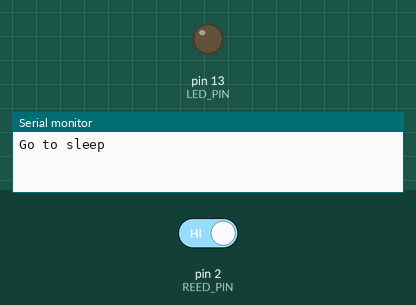
A program run on a simulated Arduino Uno, built with avr-gcc and run on an emulated ATmega328P. Parts: output pins drawn as LEDs (lit = HIGH), the last lines printed to the serial monitor. Inputs (shaded band) come from the test bench; at power-on: pin 2 (REED_PIN) HIGH. Sleep ends after the set time or at an interrupt.

Above: at 1.2 s.
1.3 s: pin 2 (REED_PIN) driven LOW
At 2.3 s:
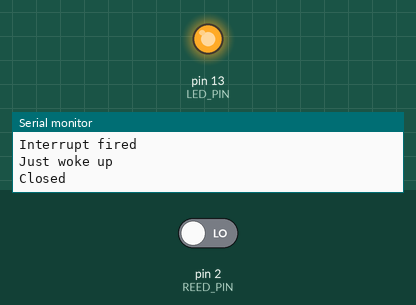
3.5 s: pin 2 (REED_PIN) driven HIGH
At 5.8 s:
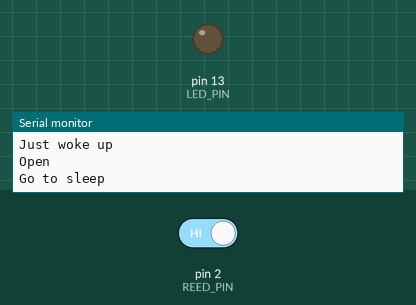
Timing chart, 0 to 7.3 s (numbered marks = the images above; inputs shaded):
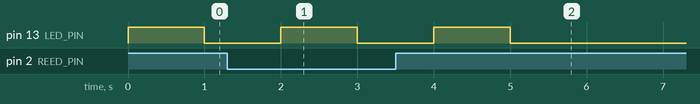

Measured:
- after the input at 1.3 s, pin 13 (LED_PIN): LOW → HIGH after 0.70 s, → LOW 1.0 s later
- after the input at 3.5 s, pin 13 (LED_PIN): LOW → HIGH after 0.50 s, → LOW 1.0 s later

The program:

main.cpp
```cpp
#include <Arduino.h>
#include <avr/sleep.h>

const int REED_PIN = 2; // Pin connected to reed switch
const int LED_PIN = 13; // LED pin - active-high

void wakeUp()
{
  Serial.println("Interrupt fired");
  sleep_disable();
  detachInterrupt(digitalPinToInterrupt(REED_PIN));
}

void sendOpenMessage()
{
  Serial.println("Open");
}

void sendCloseMessage()
{
  Serial.println("Closed");
}

void goToSleep()
{
  Serial.println("Go to sleep");
  sleep_enable();
  attachInterrupt(digitalPinToInterrupt(REED_PIN), wakeUp, CHANGE);
  set_sleep_mode(SLEEP_MODE_PWR_DOWN);
  delay(1000);
  sleep_cpu();
  Serial.println("Just woke up");
  if (digitalRead(REED_PIN) == LOW)
  {
    sendCloseMessage();
  }
  else
  {
    sendOpenMessage();
  }
}

void setup()
{
  Serial.begin(9600);
  // Since the other end of the reed switch is connected to ground, we need
  // to pull-up the reed switch pin internally.
  pinMode(REED_PIN, INPUT_PULLUP);
  pinMode(LED_PIN, OUTPUT);
}

void loop()
{
  digitalWrite(LED_PIN, HIGH);
  delay(1000);
  digitalWrite(LED_PIN, LOW);
  goToSleep();
}
```
